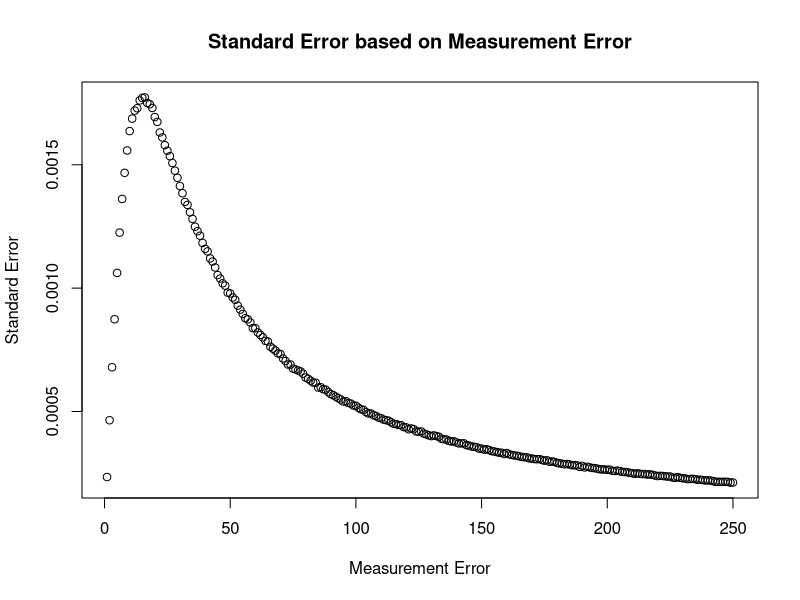
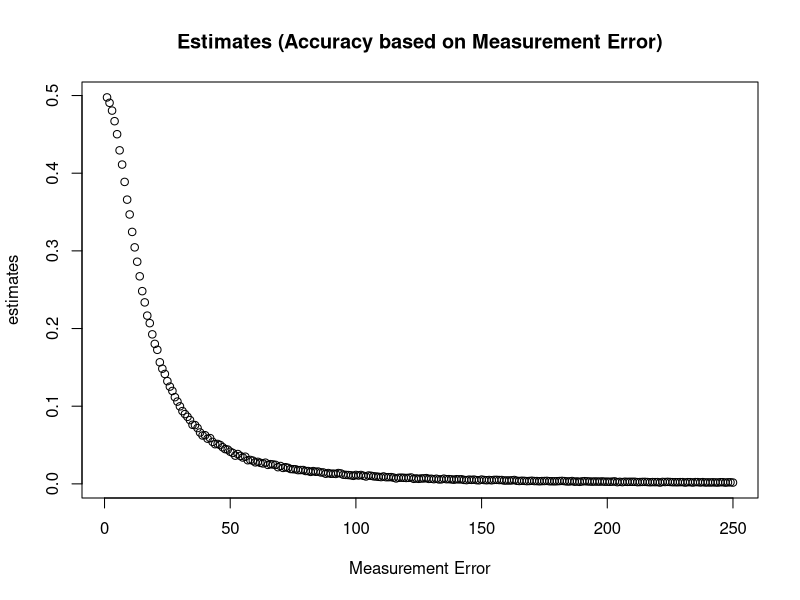
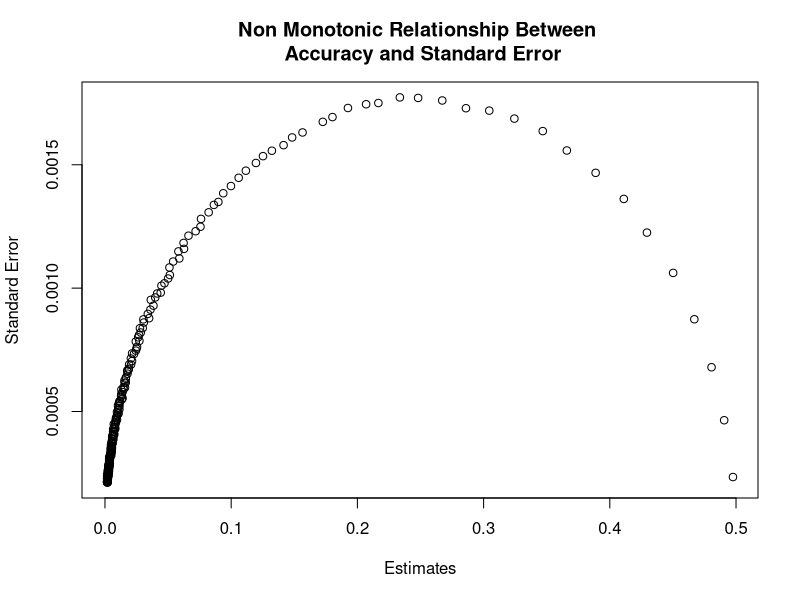
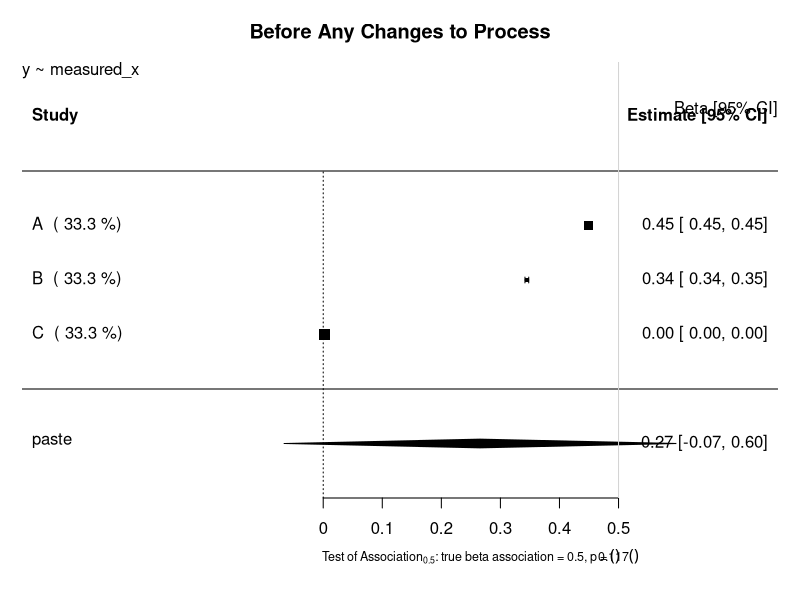
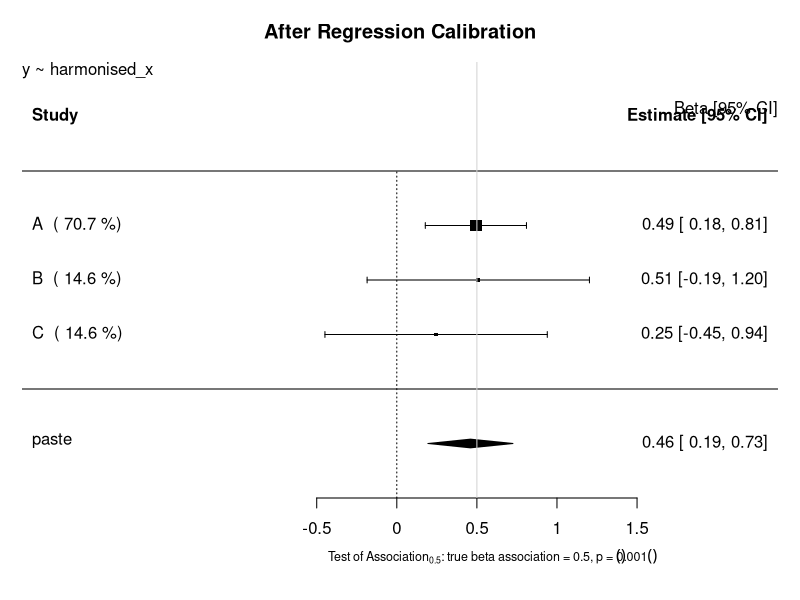
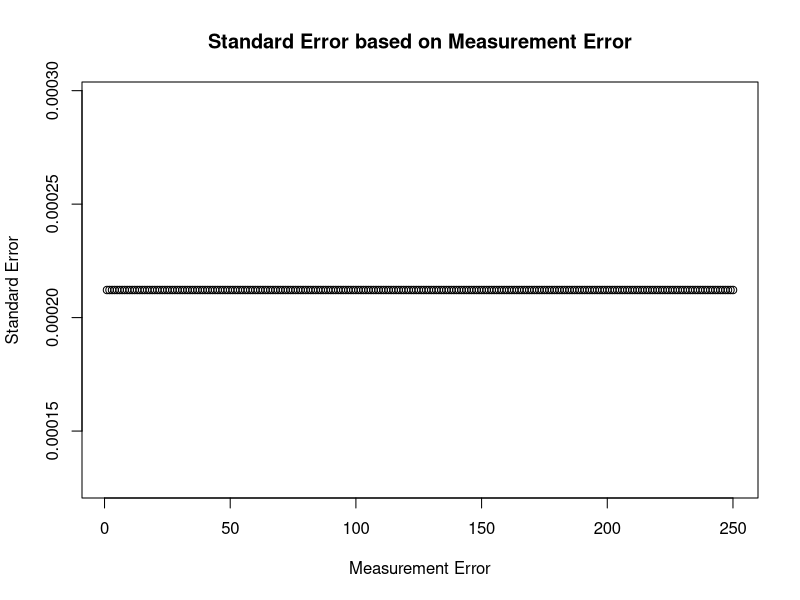
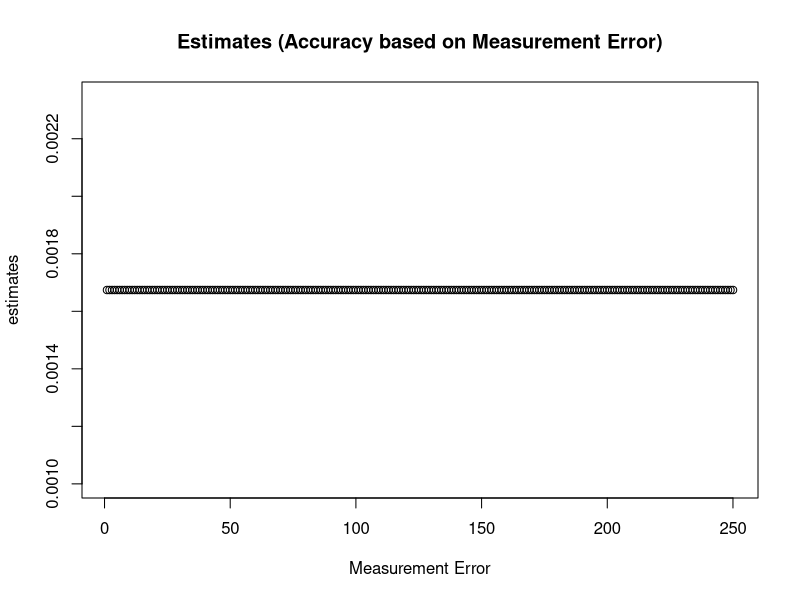
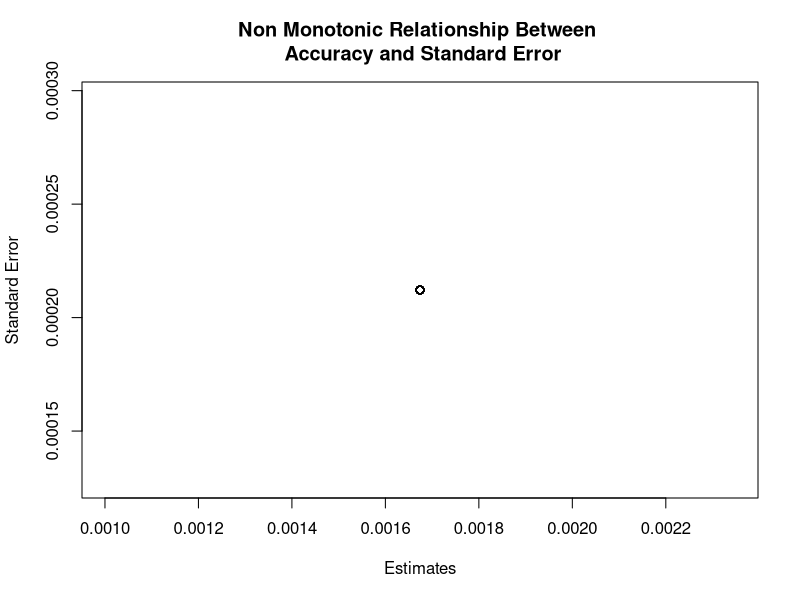

R code for these plots, in order:
# Investigation into semi monotonic behaviour of standard error in Continuous Variables
## Author: Paul Scherer
##         Tom Bishop
## Institute: University of Cambridge MRC Epidemiology Unit 
## Date: 6.09.2017

# In this file we want to investigate whether we can replicate the semi monotonic behaviour exhibited by 
# standard error dependent on standard measurement error
library(ggplot2)
library(reshape2)
library(parallel)
library(stats)
library(metafor)

# Raw Data Set Properties
set.seed(123)

trueBeta = 0.5
constant = 20

study_size = 20000
raw_mean = 40
raw_stdev = 15

# Create Dataframe with x, create y from x, then add normal random noise to x
raw_data = data.frame(x = rnorm(n = study_size, mean = raw_mean, sd = raw_stdev))
raw_data$y = (trueBeta*raw_data$x) + constant

###############################################################################
########################### Functions #########################################
###############################################################################

createStudyData <- function(raw_data, measurement_error){
    x_error = rnorm(n = study_size, mean = 0, sd = measurement_error)
    raw_data$measured_x = raw_data$x + x_error
    return(raw_data)
}

createValidationData <- function(val_size, measurement_error) {
    validation_data = data.frame(x =  rnorm(n = val_size, mean = raw_mean, sd = raw_stdev))
    x_error = rnorm(n = val_size, mean = 0, sd = measurement_error)
    validation_data$measured_x = validation_data$x + x_error
    return (validation_data)
}

#######################################################################################
########################### Motivation of the Problem #################################
#######################################################################################
## Graphing Standard Error as a function of Measurement Error
error_upperbound = 250
std_error = vector("numeric", length = error_upperbound)
estimates = vector("numeric", length = error_upperbound)

for (measurement_error in 1:error_upperbound){
	x_error = rnorm(n = study_size, mean = 0, sd = measurement_error)
	raw_data$measured_x = raw_data$x + x_error
	fmla = as.formula(y ~ measured_x)
	linear_model = lm(formula = fmla, data = raw_data)
	x_estimate = linear_model$coefficients["measured_x"]
	x_stdErr = summary(linear_model)$coefficients["measured_x", "Std. Error"]
	std_error[measurement_error] = x_stdErr
	estimates[measurement_error] = x_estimate
}
plot (x = (1:error_upperbound), y = std_error, xlab = "Measurement Error", ylab = "Standard Error", main = "Standard Error based on Measurement Error")
plot (x = (1:error_upperbound), y = estimates, xlab = "Measurement Error", ylab = "estimates", main = "Estimates (Accuracy based on Measurement Error)")

plot (x = estimates, y = std_error, xlab = "Estimates", ylab = "Standard Error", main = "Non Monotonic Relationship Between \n Accuracy and Standard Error")

#######################################################################################
######################## Exhibiting the Effects on Studies ############################
#######################################################################################
# General Parameters
numLevels = 4
validation_size = 400

# Study A
measureError_A = 5
studyData_A = createStudyData(raw_data = raw_data, measurement_error = measureError_A)
validation_data_A = createValidationData(val_size = validation_size, measurement_error = measureError_A )

# Study B
measureError_B = 10
studyData_B = createStudyData(raw_data = raw_data, measurement_error = measureError_B)
validation_data_B = createValidationData(val_size = validation_size, measurement_error = measureError_B )

# Study C
measureError_C = 200
studyData_C = createStudyData(raw_data = raw_data, measurement_error = measureError_C)
validation_data_C = createValidationData(val_size = validation_size, measurement_error = measureError_C )


lm_A <- lm(formula=y~measured_x, data=studyData_A)
estimate_A = lm_A$coefficients["measured_x"]
stdError_A = summary(lm_A)$coefficients["measured_x","Std. Error"]

lm_B <- lm(formula=y~measured_x, data=studyData_B)
estimate_B = lm_B$coefficients["measured_x"]
stdError_B = summary(lm_B)$coefficients["measured_x","Std. Error"]

lm_C <- lm(formula=y~measured_x, data=studyData_C)
estimate_C = lm_C$coefficients["measured_x"]
stdError_C = summary(lm_C)$coefficients["measured_x","Std. Error"]


## Random Effects Model Forest Plot Before Regression Calibration
estimates = c(estimate_A, estimate_B, estimate_C)
stand_errs = c(stdError_A, stdError_B, stdError_C)
labels = c("A","B","C")
res <- rma(yi = estimates, sei = stand_errs, method='DL', slab = labels)
weights_res <- weights.rma.uni(res)

# Forest Plot
res$slab <- paste(res$slab, " (", round(weights.rma.uni(res),digits=1), "%)")
fmla = as.formula(y~measured_x)
forest(res, mlab=bquote(paste('Overall (I'^2*' = ', .(round(res$I2)),'%, p = ',
    .(sprintf("%.3f", round(res$QEp,3))),')')),
xlab=bquote(paste('Test of Association'[0.5]*': true beta association = 0.5, p = ',
    .(sprintf("%.3f", round(res$pval,3))))), cex=1, cex.lab=0.75, cex.axis=1, main = "Before Any Changes to Process")
usr <- par("usr")
text(usr[2], usr[4], "Beta [95% CI]", adj = c(1, 4),cex=1)
text(usr[1], usr[4], paste0(gsub(paste0("Study Data","\\$"),"", deparse(fmla)),collapse="\n"), adj = c( 0, 1 ),cex=1)
abline(v = 0.5, col = "lightgray")


################################################################################################
################################################################################################
################################################################################################
################################################################################################

# Using real regression calibration.
## Modeling x ~ measured_x in validation
fmla_harmonisation = as.formula(x~measured_x)
# Study A
lambda_lm_A <- lm(formula=fmla_harmonisation, data=validation_data_A)
lambda_A = lambda_lm_A$coefficients["measured_x"]
stdError_lambda_A = summary(lambda_lm_A)$coefficients["measured_x","Std. Error"]

# Study B
lambda_lm_B <- lm(formula=fmla_harmonisation, data=validation_data_B)
lambda_B = lambda_lm_B$coefficients["measured_x"]
stdError_lambda_B = summary(lambda_lm_B)$coefficients["measured_x","Std. Error"]

# Study C
lambda_lm_C <- lm(formula=fmla_harmonisation, data=validation_data_C)
lambda_C = lambda_lm_C$coefficients["measured_x"]
stdError_lambda_C = summary(lambda_lm_C)$coefficients["measured_x","Std. Error"]


lm_A <- lm(formula=y~measured_x, data=studyData_A)
estimate_A = lm_A$coefficients["measured_x"]
stdError_A = summary(lm_A)$coefficients["measured_x","Std. Error"]

lm_B <- lm(formula=y~measured_x, data=studyData_B)
estimate_B = lm_B$coefficients["measured_x"]
stdError_B = summary(lm_B)$coefficients["measured_x","Std. Error"]

lm_C <- lm(formula=y~measured_x, data=studyData_C)
estimate_C = lm_C$coefficients["measured_x"]
stdError_C = summary(lm_C)$coefficients["measured_x","Std. Error"]

corrected_estimate_A = estimate_A / lambda_A
corrected_estimate_B = estimate_B / lambda_B
corrected_estimate_C = estimate_C / lambda_C

# calculate the corrected standard error
var_Beta = (sqrt(validation_size) * summary(lm_A)$coefficients["measured_x","Std. Error"])^2
#var_Beta = summary(lm_A)$sigma**2
# var_Beta = (summary(lm_A)$coefficients["measured_x","Std. Error"])^2
lambda_pure = unlist(unname(lambda_lm_A$coefficients["measured_x"]))
beta_lambda_div_sq = (unname(unlist(lm_A$coefficients["measured_x"]/(lambda_lm_A$coefficients["measured_x"])^2)))^2
var_lambda = (sqrt(validation_size) * summary(lambda_lm_A)$coefficients["measured_x","Std. Error"])^2
delta_variance = (var_Beta / (lambda_pure)^2) + (beta_lambda_div_sq * var_lambda)
delta_stdError_A = sqrt(delta_variance)/sqrt(validation_size) 
delta_stdError_A = sqrt(delta_variance)

var_lambda = (sqrt(validation_size) * summary(lambda_lm_B)$coefficients["measured_x","Std. Error"])^2
var_Beta = (sqrt(validation_size) * summary(lm_B)$coefficients["measured_x","Std. Error"])^2
#var_Beta = summary(lm_A)$sigma**2
# var_Beta = (summary(lm_A)$coefficients["measured_x","Std. Error"])^2
lambda_pure = unlist(unname(lambda_lm_B$coefficients["measured_x"]))
beta_lambda_div_sq = (unname(unlist(lm_B$coefficients["measured_x"]/(lambda_lm_B$coefficients["measured_x"])^2)))^2
delta_variance = (var_Beta / (lambda_pure)^2) + beta_lambda_div_sq * var_lambda
delta_stdError_B = sqrt(delta_variance)/sqrt(validation_size) 
delta_stdError_B = sqrt(delta_variance)


var_lambda = (sqrt(validation_size) * summary(lambda_lm_B)$coefficients["measured_x","Std. Error"])^2
var_Beta = (sqrt(validation_size) * summary(lm_B)$coefficients["measured_x","Std. Error"])^2
#var_Beta = summary(lm_A)$sigma**2
# var_Beta = (summary(lm_A)$coefficients["measured_x","Std. Error"])^2
lambda_pure = unlist(unname(lambda_lm_B$coefficients["measured_x"]))
beta_lambda_div_sq = (unname(unlist(lm_B$coefficients["measured_x"]/(lambda_lm_B$coefficients["measured_x"])^2)))^2
delta_variance = (var_Beta / (lambda_pure)^2) + beta_lambda_div_sq * var_lambda
delta_stdError_C = sqrt(delta_variance)/sqrt(validation_size) 
delta_stdError_C = sqrt(delta_variance)

## Random Effects Model Forest Plot After Regression Calibration
estimates = c(corrected_estimate_A, corrected_estimate_B, corrected_estimate_C)
stand_errs = c(delta_stdError_A, delta_stdError_B, delta_stdError_C)
labels = c("A","B","C")
res <- rma(yi = estimates, sei = stand_errs, method='DL', slab = labels)
weights_res <- weights.rma.uni(res)

# Forest Plot
res$slab <- paste(res$slab, " (", round(weights.rma.uni(res),digits=1), "%)")
fmla = as.formula(y~harmonised_x)
forest(res, mlab=bquote(paste('Overall (I'^2*' = ', .(round(res$I2)),'%, p = ',
    .(sprintf("%.3f", round(res$QEp,3))),')')),
xlab=bquote(paste('Test of Association'[0.5]*': true beta association = 0.5, p = ',
    .(sprintf("%.3f", round(res$pval,3))))), cex=1, cex.lab=0.75, cex.axis=1, main = "After Regression Calibration")
usr <- par("usr")
text(usr[2], usr[4], "Beta [95% CI]", adj = c(1, 4),cex=1)
text(usr[1], usr[4], paste0(gsub(paste0("Study Data","\\$"),"", deparse(fmla)),collapse="\n"), adj = c( 0, 1 ),cex=1)
abline(v = 0.5, col = "lightgray")

## Graphing Standard Error as a function of Measurement Error
error_upperbound = 250
std_error = vector("numeric", length = error_upperbound)
estimates = vector("numeric", length = error_upperbound)

for (measurement_error in 1:error_upperbound){
    studyData_A = createStudyData(raw_data = raw_data, measurement_error = measurement_error)
    validation_data_A = createValidationData(val_size = validation_size, measurement_error = measurement_error )

    fmla = as.formula(y ~ measured_x)
    linear_model = lm(formula = fmla, data = raw_data)
    x_estimate = linear_model$coefficients["measured_x"]
    x_stdErr = summary(linear_model)$coefficients["measured_x", "Std. Error"]
    std_error[measurement_error] = x_stdErr
    estimates[measurement_error] = x_estimate
}
plot (x = (1:error_upperbound), y = std_error, xlab = "Measurement Error", ylab = "Standard Error", main = "Standard Error based on Measurement Error")
plot (x = (1:error_upperbound), y = estimates, xlab = "Measurement Error", ylab = "estimates", main = "Estimates (Accuracy based on Measurement Error)")

plot (x = estimates, y = std_error, xlab = "Estimates", ylab = "Standard Error", main = "Non Monotonic Relationship Between \n Accuracy and Standard Error")



################################################################################################
################################################################################################
################################################################################################
################################################################################################
## PREDICT (ERROR IN VARIABLES MODELS)

## Modeling x ~ measured_x in validation
fmla_harmonisation = as.formula(x~measured_x)
# Study A
lambda_lm_A <- lm(formula=fmla_harmonisation, data=validation_data_A)
lambda_A = lambda_lm_A$coefficients["measured_x"]
stdError_lambda_A = summary(lambda_lm_A)$coefficients["measured_x","Std. Error"]

# Study B
lambda_lm_B <- lm(formula=fmla_harmonisation, data=validation_data_B)
lambda_B = lambda_lm_B$coefficients["measured_x"]
stdError_lambda_B = summary(lambda_lm_B)$coefficients["measured_x","Std. Error"]

# Study C
lambda_lm_C <- lm(formula=fmla_harmonisation, data=validation_data_C)
lambda_C = lambda_lm_C$coefficients["measured_x"]
stdError_lambda_C = summary(lambda_lm_C)$coefficients["measured_x","Std. Error"]


## Transformation and Regression
# Study A
new = data.frame(measured_x = studyData_A$measured_x)
studyData_A$harmonised_x = predict(lambda_lm_A, newdata = new)
lm_A <- lm(formula=y~harmonised_x, data=studyData_A)
estimate_A = lm_A$coefficients["harmonised_x"]
stdError_A = summary(lm_A)$coefficients["harmonised_x","Std. Error"]

# Study B
new = data.frame(measured_x = studyData_B$measured_x)
studyData_B$harmonised_x = predict(lambda_lm_B, newdata = new)
lm_B <- lm(formula=y~harmonised_x, data=studyData_B)
estimate_B = lm_B$coefficients["harmonised_x"]
stdError_B = summary(lm_B)$coefficients["harmonised_x","Std. Error"]

# Study C
new = data.frame(measured_x = studyData_C$measured_x)
studyData_C$harmonised_x = predict(lambda_lm_C, newdata = new)
lm_C <- lm(formula=y~harmonised_x, data=studyData_C)
estimate_C = lm_C$coefficients["harmonised_x"]
stdError_C = summary(lm_C)$coefficients["harmonised_x","Std. Error"]


## Random Effects Model Forest Plot After Regression Modeling
estimates = c(estimate_A, estimate_B, estimate_C)
stand_errs = c(stdError_A, stdError_B, stdError_C)
labels = c("A","B","C")
res <- rma(yi = estimates, sei = stand_errs, method='DL', slab = labels)
weights_res <- weights.rma.uni(res)

# Forest Plot
res$slab <- paste(res$slab, " (", round(weights.rma.uni(res),digits=1), "%)")
fmla = as.formula(y~harmonised_x)
forest(res, mlab=bquote(paste('Overall (I'^2*' = ', .(round(res$I2)),'%, p = ',
    .(sprintf("%.3f", round(res$QEp,3))),')')),
xlab=bquote(paste('Test of Association'[0.5]*': true beta association = 0.5, p = ',
    .(sprintf("%.3f", round(res$pval,3))))), cex=1, cex.lab=0.75, cex.axis=1, main = "After Validation Regression")
usr <- par("usr")
text(usr[2], usr[4], "Beta [95% CI]", adj = c(1, 4),cex=1)
text(usr[1], usr[4], paste0(gsub(paste0("Study Data","\\$"),"", deparse(fmla)),collapse="\n"), adj = c( 0, 1 ),cex=1)
abline(v = 0.5, col = "lightgray")

################################################################################################
################################################################################################
################################################################################################
################################################################################################# 
## By manually predicting values using the model created
## Modeling x ~ measured_x in validation
fmla_harmonisation = as.formula(x~measured_x)
# Study A
lambda_lm_A <- lm(formula=fmla_harmonisation, data=validation_data_A)
lambda_A = lambda_lm_A$coefficients["measured_x"]
intercept_lambda_A = lambda_lm_A$coefficients["(Intercept)"]
stdError_lambda_A = summary(lambda_lm_A)$coefficients["measured_x","Std. Error"]

# Study B
lambda_lm_B <- lm(formula=fmla_harmonisation, data=validation_data_B)
lambda_B = lambda_lm_B$coefficients["measured_x"]
intercept_lambda_B = lambda_lm_B$coefficients["(Intercept)"]
stdError_lambda_B = summary(lambda_lm_B)$coefficients["measured_x","Std. Error"]

# Study C
lambda_lm_C <- lm(formula=fmla_harmonisation, data=validation_data_C)
lambda_C = lambda_lm_C$coefficients["measured_x"]
intercept_lambda_C = lambda_lm_C$coefficients["(Intercept)"]
stdError_lambda_C = summary(lambda_lm_C)$coefficients["measured_x","Std. Error"]

studyData_A$lambdadx = studyData_A$measured_x*lambda_A + intercept_lambda_A
lm_A <- lm(formula=y~lambdadx, data=studyData_A)
estimate_A = lm_A$coefficients["lambdadx"]
stdError_A = summary(lm_A)$coefficients["lambdadx","Std. Error"]

studyData_B$lambdadx = studyData_B$measured_x*lambda_B + intercept_lambda_B
lm_B <- lm(formula=y~lambdadx, data=studyData_B)
estimate_B = lm_B$coefficients["lambdadx"]
stdError_B = summary(lm_B)$coefficients["lambdadx","Std. Error"]

studyData_C$lambdadx = studyData_C$measured_x*lambda_C + intercept_lambda_C
lm_C <- lm(formula=y~lambdadx, data=studyData_C)
estimate_C = lm_C$coefficients["lambdadx"]
stdError_C = summary(lm_C)$coefficients["lambdadx","Std. Error"]


## Random Effects Model Forest Plot After Regression Calibration in all members of measured x
estimates = c(estimate_A, estimate_B, estimate_C)
stand_errs = c(stdError_A, stdError_B, stdError_C)
labels = c("A","B","C")
res <- rma(yi = estimates, sei = stand_errs, method='DL', slab = labels)
weights_res <- weights.rma.uni(res)

# Forest Plot
res$slab <- paste(res$slab, " (", round(weights.rma.uni(res),digits=1), "%)")
fmla = as.formula(y~harmonised_x)
forest(res, mlab=bquote(paste('Overall (I'^2*' = ', .(round(res$I2)),'%, p = ',
    .(sprintf("%.3f", round(res$QEp,3))),')')),
xlab=bquote(paste('Test of Association'[0.5]*': true beta association = 0.5, p = ',
    .(sprintf("%.3f", round(res$pval,3))))), cex=1, cex.lab=0.75, cex.axis=1, main = "After Members Modification Paul Edition")
usr <- par("usr")
text(usr[2], usr[4], "Beta [95% CI]", adj = c(1, 4),cex=1)
text(usr[1], usr[4], paste0(gsub(paste0("Study Data","\\$"),"", deparse(fmla)),collapse="\n"), adj = c( 0, 1 ),cex=1)
abline(v = 0.5, col = "lightgray")
